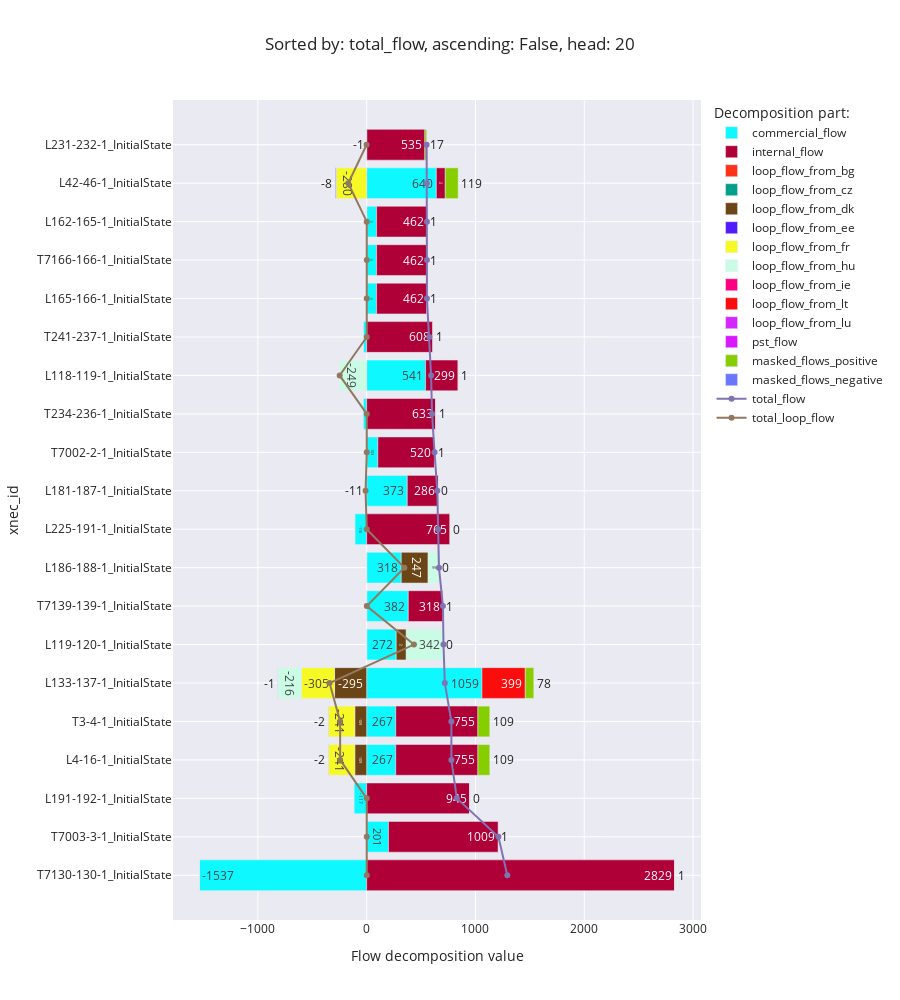

The cell this chart's notebook holds for it:
### Code cell
flow_decomposition_bar_chart('total_flow')

### Figure 1 — Plotly figure (JSON) as saved in the notebook; plotly's stock layout.template omitted (floating-point values rounded to 4 significant figures)
{"data": [{"alignmentgroup": "True", "hovertemplate": "Decomposition part:=commercial_flow<br>Flow decomposition value=%{x}<br>xnec_id=%{y}<extra></extra>", "legendgroup": "commercial_flow", "marker": {"color": "#0DF9FF", "pattern": {"shape": ""}}, "name": "commercial_flow", "offsetgroup": "commercial_flow", "orientation": "h", "showlegend": true, "textposition": "auto", "texttemplate": "%{x:.0f}", "type": "bar", "x": [-1537.0, 200.6, -117.3, 267.2, 267.2, 1059.0, 271.5, 382.5, 317.9, -109.6, 373.1, 102.9, -33.45, 541.5, -32.11, 91.25, 91.25, 91.25, 640.3, null], "xaxis": "x", "y": ["T7130-130-1_InitialState", "T7003-3-1_InitialState", "L191-192-1_InitialState", "L4-16-1_InitialState", "T3-4-1_InitialState", "L133-137-1_InitialState", "L119-120-1_InitialState", "T7139-139-1_InitialState", "L186-188-1_InitialState", "L225-191-1_InitialState", "L181-187-1_InitialState", "T7002-2-1_InitialState", "T234-236-1_InitialState", "L118-119-1_InitialState", "T241-237-1_InitialState", "L165-166-1_InitialState", "T7166-166-1_InitialState", "L162-165-1_InitialState", "L42-46-1_InitialState", "L231-232-1_InitialState"], "yaxis": "y"}, {"alignmentgroup": "True", "hovertemplate": "Decomposition part:=internal_flow<br>Flow decomposition value=%{x}<br>xnec_id=%{y}<extra></extra>", "legendgroup": "internal_flow", "marker": {"color": "#AF0038", "pattern": {"shape": ""}}, "name": "internal_flow", "offsetgroup": "internal_flow", "orientation": "h", "showlegend": true, "textposition": "auto", "texttemplate": "%{x:.0f}", "type": "bar", "x": [2829.0, 1009.0, 945.5, 755.0, 755.0, null, null, 317.5, null, 765.4, 286.2, 520.1, 633.4, 299.0, 607.5, 461.7, 461.7, 461.7, 81.98, 534.9], "xaxis": "x", "y": ["T7130-130-1_InitialState", "T7003-3-1_InitialState", "L191-192-1_InitialState", "L4-16-1_InitialState", "T3-4-1_InitialState", "L133-137-1_InitialState", "L119-120-1_InitialState", "T7139-139-1_InitialState", "L186-188-1_InitialState", "L225-191-1_InitialState", "L181-187-1_InitialState", "T7002-2-1_InitialState", "T234-236-1_InitialState", "L118-119-1_InitialState", "T241-237-1_InitialState", "L165-166-1_InitialState", "T7166-166-1_InitialState", "L162-165-1_InitialState", "L42-46-1_InitialState", "L231-232-1_InitialState"], "yaxis": "y"}, {"alignmentgroup": "True", "hovertemplate": "Decomposition part:=loop_flow_from_bg<br>Flow decomposition value=%{x}<br>xnec_id=%{y}<extra></extra>", "legendgroup": "loop_flow_from_bg", "marker": {"color": "#FD3216", "pattern": {"shape": ""}}, "name": "loop_flow_from_bg", "offsetgroup": "loop_flow_from_bg", "orientation": "h", "showlegend": true, "textposition": "auto", "texttemplate": "%{x:.0f}", "type": "bar", "x": [null, null, null, null, null, null, null, null, null, null, null, null, null, null, null, null, null, null, null, null], "xaxis": "x", "y": ["T7130-130-1_InitialState", "T7003-3-1_InitialState", "L191-192-1_InitialState", "L4-16-1_InitialState", "T3-4-1_InitialState", "L133-137-1_InitialState", "L119-120-1_InitialState", "T7139-139-1_InitialState", "L186-188-1_InitialState", "L225-191-1_InitialState", "L181-187-1_InitialState", "T7002-2-1_InitialState", "T234-236-1_InitialState", "L118-119-1_InitialState", "T241-237-1_InitialState", "L165-166-1_InitialState", "T7166-166-1_InitialState", "L162-165-1_InitialState", "L42-46-1_InitialState", "L231-232-1_InitialState"], "yaxis": "y"}, {"alignmentgroup": "True", "hovertemplate": "Decomposition part:=loop_flow_from_cz<br>Flow decomposition value=%{x}<br>xnec_id=%{y}<extra></extra>", "legendgroup": "loop_flow_from_cz", "marker": {"color": "#00A08B", "pattern": {"shape": ""}}, "name": "loop_flow_from_cz", "offsetgroup": "loop_flow_from_cz", "orientation": "h", "showlegend": true, "textposition": "auto", "texttemplate": "%{x:.0f}", "type": "bar", "x": [null, null, null, null, null, null, null, null, null, null, null, null, null, null, null, null, null, null, null, null], "xaxis": "x", "y": ["T7130-130-1_InitialState", "T7003-3-1_InitialState", "L191-192-1_InitialState", "L4-16-1_InitialState", "T3-4-1_InitialState", "L133-137-1_InitialState", "L119-120-1_InitialState", "T7139-139-1_InitialState", "L186-188-1_InitialState", "L225-191-1_InitialState", "L181-187-1_InitialState", "T7002-2-1_InitialState", "T234-236-1_InitialState", "L118-119-1_InitialState", "T241-237-1_InitialState", "L165-166-1_InitialState", "T7166-166-1_InitialState", "L162-165-1_InitialState", "L42-46-1_InitialState", "L231-232-1_InitialState"], "yaxis": "y"}, {"alignmentgroup": "True", "hovertemplate": "Decomposition part:=loop_flow_from_dk<br>Flow decomposition value=%{x}<br>xnec_id=%{y}<extra></extra>", "legendgroup": "loop_flow_from_dk", "marker": {"color": "#6C4516", "pattern": {"shape": ""}}, "name": "loop_flow_from_dk", "offsetgroup": "loop_flow_from_dk", "orientation": "h", "showlegend": true, "textposition": "auto", "texttemplate": "%{x:.0f}", "type": "bar", "x": [null, null, null, -109.3, -109.3, -295.2, 92.42, null, 247.0, null, null, null, null, null, null, null, null, null, null, null], "xaxis": "x", "y": ["T7130-130-1_InitialState", "T7003-3-1_InitialState", "L191-192-1_InitialState", "L4-16-1_InitialState", "T3-4-1_InitialState", "L133-137-1_InitialState", "L119-120-1_InitialState", "T7139-139-1_InitialState", "L186-188-1_InitialState", "L225-191-1_InitialState", "L181-187-1_InitialState", "T7002-2-1_InitialState", "T234-236-1_InitialState", "L118-119-1_InitialState", "T241-237-1_InitialState", "L165-166-1_InitialState", "T7166-166-1_InitialState", "L162-165-1_InitialState", "L42-46-1_InitialState", "L231-232-1_InitialState"], "yaxis": "y"}, {"alignmentgroup": "True", "hovertemplate": "Decomposition part:=loop_flow_from_ee<br>Flow decomposition value=%{x}<br>xnec_id=%{y}<extra></extra>", "legendgroup": "loop_flow_from_ee", "marker": {"color": "#511CFB", "pattern": {"shape": ""}}, "name": "loop_flow_from_ee", "offsetgroup": "loop_flow_from_ee", "orientation": "h", "showlegend": true, "textposition": "auto", "texttemplate": "%{x:.0f}", "type": "bar", "x": [null, null, null, null, null, null, null, null, null, null, null, null, null, null, null, null, null, null, null, null], "xaxis": "x", "y": ["T7130-130-1_InitialState", "T7003-3-1_InitialState", "L191-192-1_InitialState", "L4-16-1_InitialState", "T3-4-1_InitialState", "L133-137-1_InitialState", "L119-120-1_InitialState", "T7139-139-1_InitialState", "L186-188-1_InitialState", "L225-191-1_InitialState", "L181-187-1_InitialState", "T7002-2-1_InitialState", "T234-236-1_InitialState", "L118-119-1_InitialState", "T241-237-1_InitialState", "L165-166-1_InitialState", "T7166-166-1_InitialState", "L162-165-1_InitialState", "L42-46-1_InitialState", "L231-232-1_InitialState"], "yaxis": "y"}, {"alignmentgroup": "True", "hovertemplate": "Decomposition part:=loop_flow_from_fr<br>Flow decomposition value=%{x}<br>xnec_id=%{y}<extra></extra>", "legendgroup": "loop_flow_from_fr", "marker": {"color": "#F6F926", "pattern": {"shape": ""}}, "name": "loop_flow_from_fr", "offsetgroup": "loop_flow_from_fr", "orientation": "h", "showlegend": true, "textposition": "auto", "texttemplate": "%{x:.0f}", "type": "bar", "x": [null, null, null, -241.5, -241.5, -304.9, null, null, null, null, null, null, null, null, null, null, null, null, -280.4, null], "xaxis": "x", "y": ["T7130-130-1_InitialState", "T7003-3-1_InitialState", "L191-192-1_InitialState", "L4-16-1_InitialState", "T3-4-1_InitialState", "L133-137-1_InitialState", "L119-120-1_InitialState", "T7139-139-1_InitialState", "L186-188-1_InitialState", "L225-191-1_InitialState", "L181-187-1_InitialState", "T7002-2-1_InitialState", "T234-236-1_InitialState", "L118-119-1_InitialState", "T241-237-1_InitialState", "L165-166-1_InitialState", "T7166-166-1_InitialState", "L162-165-1_InitialState", "L42-46-1_InitialState", "L231-232-1_InitialState"], "yaxis": "y"}, {"alignmentgroup": "True", "hovertemplate": "Decomposition part:=loop_flow_from_hu<br>Flow decomposition value=%{x}<br>xnec_id=%{y}<extra></extra>", "legendgroup": "loop_flow_from_hu", "marker": {"color": "#C9FBE5", "pattern": {"shape": ""}}, "name": "loop_flow_from_hu", "offsetgroup": "loop_flow_from_hu", "orientation": "h", "showlegend": true, "textposition": "auto", "texttemplate": "%{x:.0f}", "type": "bar", "x": [null, null, null, null, null, -216.4, 342.0, null, 99.26, null, null, null, null, -248.8, null, null, null, null, null, null], "xaxis": "x", "y": ["T7130-130-1_InitialState", "T7003-3-1_InitialState", "L191-192-1_InitialState", "L4-16-1_InitialState", "T3-4-1_InitialState", "L133-137-1_InitialState", "L119-120-1_InitialState", "T7139-139-1_InitialState", "L186-188-1_InitialState", "L225-191-1_InitialState", "L181-187-1_InitialState", "T7002-2-1_InitialState", "T234-236-1_InitialState", "L118-119-1_InitialState", "T241-237-1_InitialState", "L165-166-1_InitialState", "T7166-166-1_InitialState", "L162-165-1_InitialState", "L42-46-1_InitialState", "L231-232-1_InitialState"], "yaxis": "y"}, {"alignmentgroup": "True", "hovertemplate": "Decomposition part:=loop_flow_from_ie<br>Flow decomposition value=%{x}<br>xnec_id=%{y}<extra></extra>", "legendgroup": "loop_flow_from_ie", "marker": {"color": "#FC0080", "pattern": {"shape": ""}}, "name": "loop_flow_from_ie", "offsetgroup": "loop_flow_from_ie", "orientation": "h", "showlegend": true, "textposition": "auto", "texttemplate": "%{x:.0f}", "type": "bar", "x": [null, null, null, null, null, null, null, null, null, null, null, null, null, null, null, null, null, null, null, null], "xaxis": "x", "y": ["T7130-130-1_InitialState", "T7003-3-1_InitialState", "L191-192-1_InitialState", "L4-16-1_InitialState", "T3-4-1_InitialState", "L133-137-1_InitialState", "L119-120-1_InitialState", "T7139-139-1_InitialState", "L186-188-1_InitialState", "L225-191-1_InitialState", "L181-187-1_InitialState", "T7002-2-1_InitialState", "T234-236-1_InitialState", "L118-119-1_InitialState", "T241-237-1_InitialState", "L165-166-1_InitialState", "T7166-166-1_InitialState", "L162-165-1_InitialState", "L42-46-1_InitialState", "L231-232-1_InitialState"], "yaxis": "y"}, {"alignmentgroup": "True", "hovertemplate": "Decomposition part:=loop_flow_from_lt<br>Flow decomposition value=%{x}<br>xnec_id=%{y}<extra></extra>", "legendgroup": "loop_flow_from_lt", "marker": {"color": "#FB0D0D", "pattern": {"shape": ""}}, "name": "loop_flow_from_lt", "offsetgroup": "loop_flow_from_lt", "orientation": "h", "showlegend": true, "textposition": "auto", "texttemplate": "%{x:.0f}", "type": "bar", "x": [null, null, null, null, null, 398.5, null, null, null, null, null, null, null, null, null, null, null, null, null, null], "xaxis": "x", "y": ["T7130-130-1_InitialState", "T7003-3-1_InitialState", "L191-192-1_InitialState", "L4-16-1_InitialState", "T3-4-1_InitialState", "L133-137-1_InitialState", "L119-120-1_InitialState", "T7139-139-1_InitialState", "L186-188-1_InitialState", "L225-191-1_InitialState", "L181-187-1_InitialState", "T7002-2-1_InitialState", "T234-236-1_InitialState", "L118-119-1_InitialState", "T241-237-1_InitialState", "L165-166-1_InitialState", "T7166-166-1_InitialState", "L162-165-1_InitialState", "L42-46-1_InitialState", "L231-232-1_InitialState"], "yaxis": "y"}, {"alignmentgroup": "True", "hovertemplate": "Decomposition part:=loop_flow_from_lu<br>Flow decomposition value=%{x}<br>xnec_id=%{y}<extra></extra>", "legendgroup": "loop_flow_from_lu", "marker": {"color": "#D626FF", "pattern": {"shape": ""}}, "name": "loop_flow_from_lu", "offsetgroup": "loop_flow_from_lu", "orientation": "h", "showlegend": true, "textposition": "auto", "texttemplate": "%{x:.0f}", "type": "bar", "x": [null, null, null, null, null, null, null, null, null, null, null, null, null, null, null, null, null, null, null, null], "xaxis": "x", "y": ["T7130-130-1_InitialState", "T7003-3-1_InitialState", "L191-192-1_InitialState", "L4-16-1_InitialState", "T3-4-1_InitialState", "L133-137-1_InitialState", "L119-120-1_InitialState", "T7139-139-1_InitialState", "L186-188-1_InitialState", "L225-191-1_InitialState", "L181-187-1_InitialState", "T7002-2-1_InitialState", "T234-236-1_InitialState", "L118-119-1_InitialState", "T241-237-1_InitialState", "L165-166-1_InitialState", "T7166-166-1_InitialState", "L162-165-1_InitialState", "L42-46-1_InitialState", "L231-232-1_InitialState"], "yaxis": "y"}, {"alignmentgroup": "True", "hovertemplate": "Decomposition part:=pst_flow<br>Flow decomposition value=%{x}<br>xnec_id=%{y}<extra></extra>", "legendgroup": "pst_flow", "marker": {"color": "#DA16FF", "pattern": {"shape": ""}}, "name": "pst_flow", "offsetgroup": "pst_flow", "orientation": "h", "showlegend": true, "textposition": "auto", "texttemplate": "%{x:.0f}", "type": "bar", "x": [null, null, null, null, null, null, null, null, null, null, null, null, null, null, null, null, null, null, null, null], "xaxis": "x", "y": ["T7130-130-1_InitialState", "T7003-3-1_InitialState", "L191-192-1_InitialState", "L4-16-1_InitialState", "T3-4-1_InitialState", "L133-137-1_InitialState", "L119-120-1_InitialState", "T7139-139-1_InitialState", "L186-188-1_InitialState", "L225-191-1_InitialState", "L181-187-1_InitialState", "T7002-2-1_InitialState", "T234-236-1_InitialState", "L118-119-1_InitialState", "T241-237-1_InitialState", "L165-166-1_InitialState", "T7166-166-1_InitialState", "L162-165-1_InitialState", "L42-46-1_InitialState", "L231-232-1_InitialState"], "yaxis": "y"}, {"alignmentgroup": "True", "hovertemplate": "Decomposition part:=masked_flows_positive<br>Flow decomposition value=%{x}<br>xnec_id=%{y}<extra></extra>", "legendgroup": "masked_flows_positive", "marker": {"color": "#86CE00", "pattern": {"shape": ""}}, "name": "masked_flows_positive", "offsetgroup": "masked_flows_positive", "orientation": "h", "showlegend": true, "textposition": "auto", "texttemplate": "%{x:.0f}", "type": "bar", "x": [0.7619, 0.7619, 0.3939, 109.4, 109.4, 78.27, 0.007599, 0.7619, 0.3372, 0.368, 0.4292, 0.7619, 0.7619, 0.5088, 0.7619, 0.7619, 0.7619, 0.7619, 118.8, 17.1], "xaxis": "x", "y": ["T7130-130-1_InitialState", "T7003-3-1_InitialState", "L191-192-1_InitialState", "L4-16-1_InitialState", "T3-4-1_InitialState", "L133-137-1_InitialState", "L119-120-1_InitialState", "T7139-139-1_InitialState", "L186-188-1_InitialState", "L225-191-1_InitialState", "L181-187-1_InitialState", "T7002-2-1_InitialState", "T234-236-1_InitialState", "L118-119-1_InitialState", "T241-237-1_InitialState", "L165-166-1_InitialState", "T7166-166-1_InitialState", "L162-165-1_InitialState", "L42-46-1_InitialState", "L231-232-1_InitialState"], "yaxis": "y"}, {"alignmentgroup": "True", "hovertemplate": "Decomposition part:=masked_flows_negative<br>Flow decomposition value=%{x}<br>xnec_id=%{y}<extra></extra>", "legendgroup": "masked_flows_negative", "marker": {"color": "#6A76FC", "pattern": {"shape": ""}}, "name": "masked_flows_negative", "offsetgroup": "masked_flows_negative", "orientation": "h", "showlegend": true, "textposition": "auto", "texttemplate": "%{x:.0f}", "type": "bar", "x": [-2.462e-13, -2.348e-13, -5.807e-13, -2.393, -2.393, -1.303, -9.661e-14, -7.994e-14, -1.597e-13, -3.524e-13, -10.67, -2.454e-13, -6.324e-13, -3.127e-14, -6.657e-13, -1.414e-12, -3.575e-13, -5.211e-13, -7.795, -0.7619], "xaxis": "x", "y": ["T7130-130-1_InitialState", "T7003-3-1_InitialState", "L191-192-1_InitialState", "L4-16-1_InitialState", "T3-4-1_InitialState", "L133-137-1_InitialState", "L119-120-1_InitialState", "T7139-139-1_InitialState", "L186-188-1_InitialState", "L225-191-1_InitialState", "L181-187-1_InitialState", "T7002-2-1_InitialState", "T234-236-1_InitialState", "L118-119-1_InitialState", "T241-237-1_InitialState", "L165-166-1_InitialState", "T7166-166-1_InitialState", "L162-165-1_InitialState", "L42-46-1_InitialState", "L231-232-1_InitialState"], "yaxis": "y"}, {"mode": "lines+markers", "name": "total_flow", "type": "scatter", "x": [1293.0, 1211.0, 828.6, 778.5, 778.5, 718.3, 706.0, 700.7, 664.4, 656.2, 649.1, 623.7, 600.7, 592.2, 576.2, 553.7, 553.7, 553.7, 552.8, 551.3], "y": ["T7130-130-1_InitialState", "T7003-3-1_InitialState", "L191-192-1_InitialState", "L4-16-1_InitialState", "T3-4-1_InitialState", "L133-137-1_InitialState", "L119-120-1_InitialState", "T7139-139-1_InitialState", "L186-188-1_InitialState", "L225-191-1_InitialState", "L181-187-1_InitialState", "T7002-2-1_InitialState", "T234-236-1_InitialState", "L118-119-1_InitialState", "T241-237-1_InitialState", "L165-166-1_InitialState", "T7166-166-1_InitialState", "L162-165-1_InitialState", "L42-46-1_InitialState", "L231-232-1_InitialState"]}, {"mode": "lines+markers", "name": "total_loop_flow", "type": "scatter", "x": [0.7619, 0.7619, 0.3939, -243.8, -243.8, -341.1, 434.5, 0.7619, 346.6, 0.368, -10.25, 0.7619, 0.7619, -248.3, 0.7619, 0.7619, 0.7619, 0.7619, -169.4, -0.7619], "y": ["T7130-130-1_InitialState", "T7003-3-1_InitialState", "L191-192-1_InitialState", "L4-16-1_InitialState", "T3-4-1_InitialState", "L133-137-1_InitialState", "L119-120-1_InitialState", "T7139-139-1_InitialState", "L186-188-1_InitialState", "L225-191-1_InitialState", "L181-187-1_InitialState", "T7002-2-1_InitialState", "T234-236-1_InitialState", "L118-119-1_InitialState", "T241-237-1_InitialState", "L165-166-1_InitialState", "T7166-166-1_InitialState", "L162-165-1_InitialState", "L42-46-1_InitialState", "L231-232-1_InitialState"]}], "layout": {"barmode": "relative", "height": 1000, "legend": {"title": {"text": "Decomposition part:"}, "tracegroupgap": 0}, "title": {"text": "Sorted by: total_flow, ascending: False, head: 20"}, "xaxis": {"anchor": "y", "domain": [0, 1], "title": {"text": "Flow decomposition value"}}, "yaxis": {"anchor": "x", "domain": [0, 1], "title": {"text": "xnec_id"}}}}
